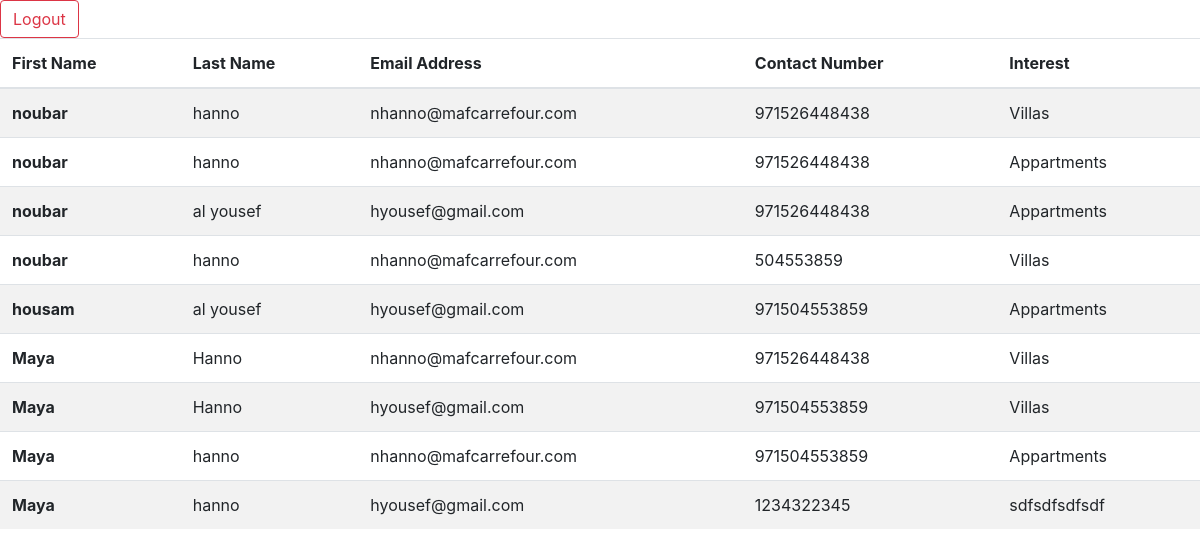
Screenshot of /registrationlist/ (signed in) with the database file from the repository.
### Registration/models.py (models this page shows, shortened)
class Registration(models.Model):
    First_Name = models.CharField(max_length=256)
    Last_Name = models.CharField(max_length=256)
    Email_Address = models.CharField(max_length=256)
    Mobile_Number = models.IntegerField()
    Intereset = models.CharField(max_length=1000)

### Registration/views.py (the view)
# urls.py: url(r'^registrationlist/',login_required(RegistrationList.as_view()))
class RegistrationList(LoginRequiredMixin,ListView):
    template_name='sharjah_waterfront_city/registration_list.html'
    context_object_name='RegistrationList'
    def get_queryset(self):
        return models.Registration.objects.order_by('-First_Name')

### templates/sharjah_waterfront_city/registration_list.html (shortened to what this page needs)
<!DOCTYPE html>
<html lang="en" dir="ltr">
  <head>
    <link rel="stylesheet" href="https://stackpath.bootstrapcdn.com/bootstrap/4.1.1/css/bootstrap.min.css">
  </head>
  <body>
    {% if user.is_authenticated %}
    <a href="{% url 'logout' %}" class="btn btn-outline-danger">Logout</a>
    <table class="table table-striped">
      <thead>
        <tr>
          <th scope="col">First Name</th>
          <th scope="col">Last Name</th>
          <th scope="col">Email Address</th>
          <th scope="col">Contact Number</th>
          <th scope="col">Interest</th>
        </tr>
      </thead>
      <tbody>
        {% for Registration in RegistrationList%}
        <tr>
          <th scope="row">{{Registration.First_Name}}</th>
          <td>{{Registration.Last_Name}}</td>
          <td>{{Registration.Email_Address}}</td>
          <td>{{Registration.Mobile_Number}}</td>
          <td>{{Registration.Intereset}}</td>
        </tr>
        {% endfor %}
      </tbody>
    </table>
    {% endif %}
  </body>
</html>

### rows the page displays
Registration: First_Name "noubar", Last_Name "hanno", Email_Address "nhanno@mafcarrefour.com", Mobile_Number "971526448438", Intereset "Villas"
Registration: First_Name "noubar", Last_Name "hanno", Email_Address "nhanno@mafcarrefour.com", Mobile_Number "971526448438", Intereset "Appartments"
Registration: First_Name "noubar", Last_Name "al yousef", Email_Address "hyousef@gmail.com", Mobile_Number "971526448438", Intereset "Appartments"
Registration: First_Name "noubar", Last_Name "hanno", Email_Address "nhanno@mafcarrefour.com", Mobile_Number "504553859", Intereset "Villas"
Registration: First_Name "housam", Last_Name "al yousef", Email_Address "hyousef@gmail.com", Mobile_Number "971504553859", Intereset "Appartments"
Registration: First_Name "Maya", Last_Name "Hanno", Email_Address "nhanno@mafcarrefour.com", Mobile_Number "971526448438", Intereset "Villas"
Registration: First_Name "Maya", Last_Name "Hanno", Email_Address "hyousef@gmail.com", Mobile_Number "971504553859", Intereset "Villas"
Registration: First_Name "Maya", Last_Name "hanno", Email_Address "nhanno@mafcarrefour.com", Mobile_Number "971504553859", Intereset "Appartments"
Registration: First_Name "Maya", Last_Name "hanno", Email_Address "hyousef@gmail.com", Mobile_Number "1234322345", Intereset "sdfsdfsdfsdf"
